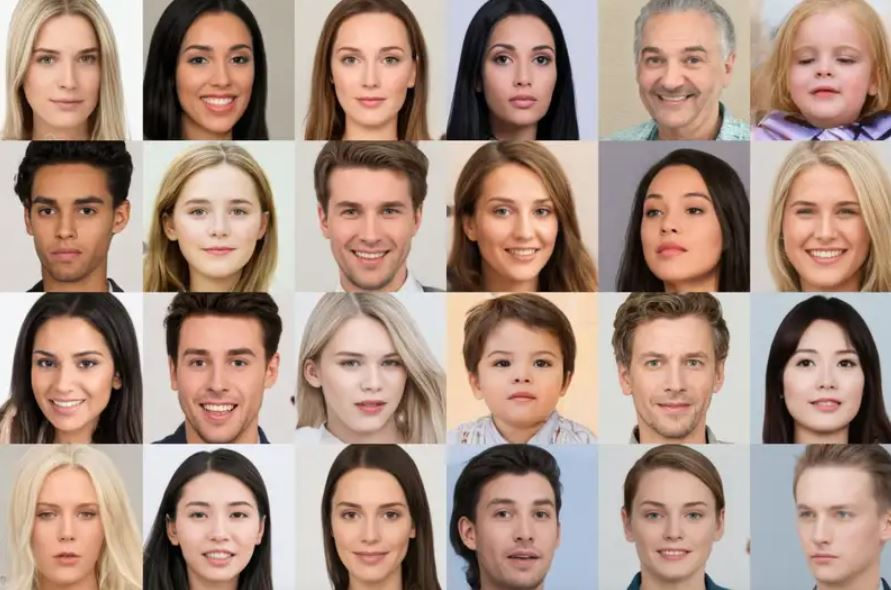
#> input picture pic.JPG, 891 x 590 px
$ python Face_detection.py
#> lines starting #> are read from the running program, lines starting #| are printed output that depends on the picture; after the words box and inside, x2 and y2 are one past the last pixel; in counts of white or black regions, pixels touching at a corner belong together
import cv2

face_cascade = cv2.CascadeClassifier('haarcascade_frontalface_default.xml')

image = cv2.imread('pic.JPG')
#> image is the input picture: shape (590, 891, 3); mean B, G, R 131, 144.6, 170.5

#this method works only on grey images, so we have to convert our RGB testing image to grey skin
grey_conv = cv2.cvtColor(image, cv2.COLOR_BGR2GRAY)
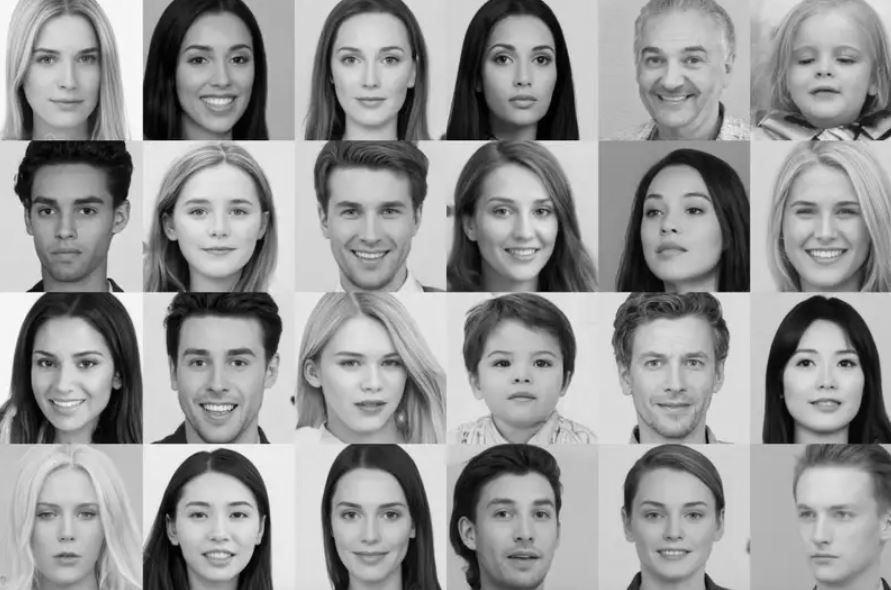
#> grey_conv: shape (590, 891); min 0, max 255, mean 150.8

#detecting the faces in the picture
detect_faces = face_cascade.detectMultiScale(grey_conv, 1.022, 4)
#> detect_faces = 24 rows, first 6: [322, 476, 98, 98], [320, 20, 101, 101], [474, 23, 97, 97], [17, 170, 103, 103], [624, 474, 100, 100], [18, 23, 97, 97]

#drawing rectangles arounf the image's face for visualization
for (x,y,w,h) in detect_faces:
    cv2.rectangle(image, (x,y), (x+w, y+h), (255,0,0), 2)
#> this loop made 24 passes
#> (x, y, w, h) on passes 1 to 12: (322, 476, 98, 98), (320, 20, 101, 101), (474, 23, 97, 97), (17, 170, 103, 103), (624, 474, 100, 100), (18, 23, 97, 97), (624, 172, 103, 103), (160, 316, 116, 116), (617, 318, 114, 114), (20, 476, 96, 96), (470, 472, 103, 103), (19, 323, 102, 102)
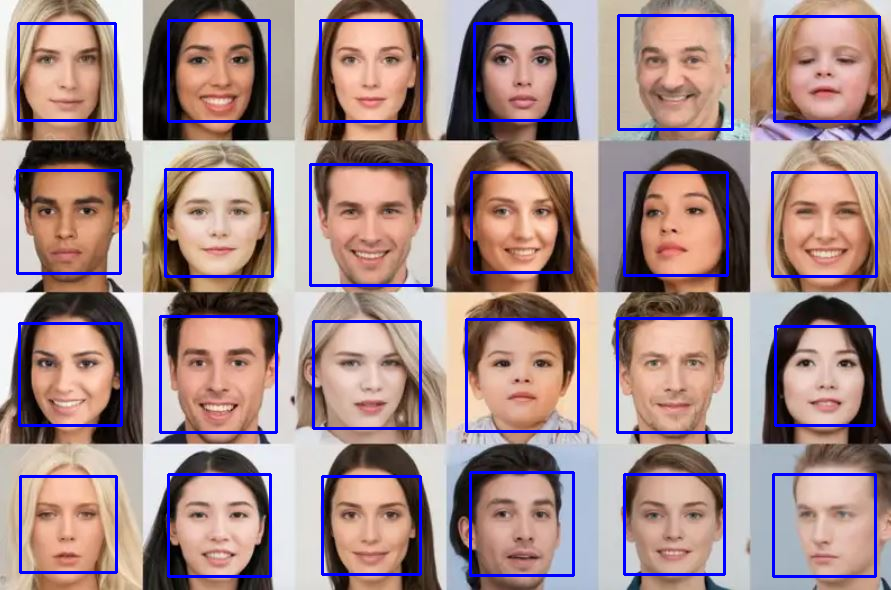
#> image: shape (590, 891, 3); 5.7% of pixels changed, all inside (x1, y1, x2, y2) = (16, 14, 881, 578)

#for image visualization
cv2.imshow('img', image)
cv2.waitKey()
